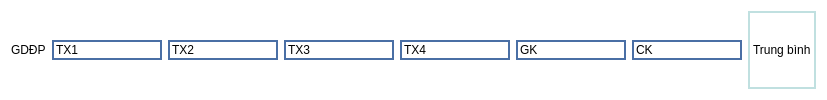
               <widget class="QWidget" name="widget_48" native="true">
                <property name="styleSheet">
                 <string notr="true">background-color: rgb(255, 255, 255);</string>
                </property>
                <layout class="QHBoxLayout" name="horizontalLayout_41">
                 <item>
                  <widget class="QLabel" name="label_82">
                   <property name="text">
                    <string>GDĐP</string>
                   </property>
                  </widget>
                 </item>
                 <item>
                  <widget class="QLineEdit" name="lineEdit_213">
                   <property name="styleSheet">
                    <string notr="true">border: 2px solid #4A6FA5;</string>
                   </property>
                   <property name="text">
                    <string>TX1</string>
                   </property>
                  </widget>
                 </item>
                 <item>
                  <widget class="QLineEdit" name="lineEdit_214">
                   <property name="styleSheet">
                    <string notr="true">border: 2px solid #4A6FA5;</string>
                   </property>
                   <property name="text">
                    <string>TX2</string>
                   </property>
                  </widget>
                 </item>
                 <item>
                  <widget class="QLineEdit" name="lineEdit_215">
                   <property name="styleSheet">
                    <string notr="true">border: 2px solid #4A6FA5;</string>
                   </property>
                   <property name="text">
                    <string>TX3</string>
                   </property>
                  </widget>
                 </item>
                 <item>
                  <widget class="QLineEdit" name="lineEdit_216">
                   <property name="styleSheet">
                    <string notr="true">border: 2px solid #4A6FA5;</string>
                   </property>
                   <property name="text">
                    <string>TX4</string>
                   </property>
                  </widget>
                 </item>
                 <item>
                  <widget class="QLineEdit" name="lineEdit_217">
                   <property name="styleSheet">
                    <string notr="true">border: 2px solid #4A6FA5;</string>
                   </property>
                   <property name="text">
                    <string>GK</string>
                   </property>
                  </widget>
                 </item>
                 <item>
                  <widget class="QLineEdit" name="lineEdit_218">
                   <property name="styleSheet">
                    <string notr="true">border: 2px solid #4A6FA5;</string>
                   </property>
                   <property name="text">
                    <string>CK</string>
                   </property>
                  </widget>
                 </item>
                 <item>
                  <widget class="QLabel" name="label_83">
                   <property name="styleSheet">
                    <string notr="true">border: 2px solid #C0E0E0;</string>
                   </property>
                   <property name="text">
                    <string>Trung bình</string>
                   </property>
                  </widget>
                 </item>
                </layout>
               </widget>
